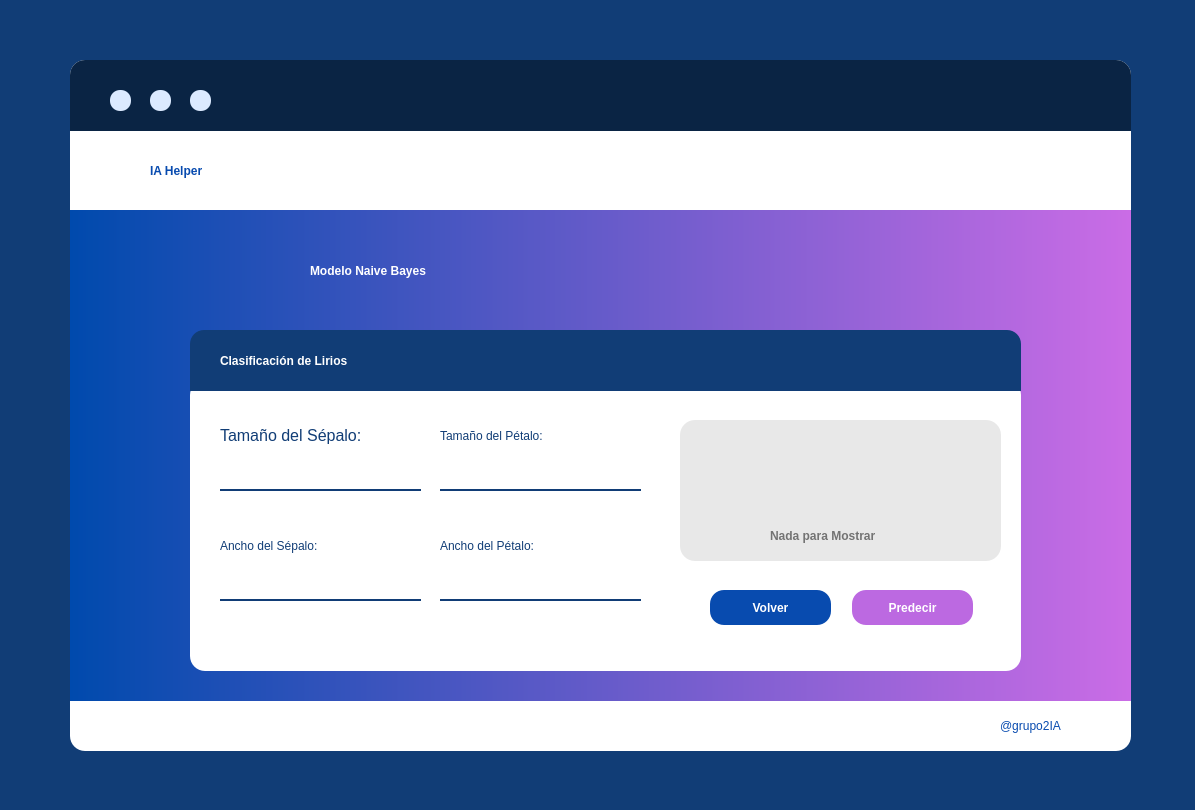
<?xml version="1.0" encoding="UTF-8"?>
<ui version="4.0">
 <class>MainWindow</class>
 <widget class="QMainWindow" name="MainWindow">
  <property name="geometry">
   <rect>
    <x>0</x>
    <y>0</y>
    <width>1195</width>
    <height>810</height>
   </rect>
  </property>
  <property name="windowTitle">
   <string>MainWindow</string>
  </property>
  <property name="styleSheet">
   <string notr="true">background-color: rgb(17, 61, 118);</string>
  </property>
  <widget class="QWidget" name="centralwidget">
   <widget class="QFrame" name="frame">
    <property name="geometry">
     <rect>
      <x>70</x>
      <y>60</y>
      <width>1061</width>
      <height>691</height>
     </rect>
    </property>
    <property name="styleSheet">
     <string notr="true">background-color: rgb(255, 255, 255);
border-radius:15px;</string>
    </property>
    <property name="frameShape">
     <enum>QFrame::StyledPanel</enum>
    </property>
    <property name="frameShadow">
     <enum>QFrame::Raised</enum>
    </property>
    <widget class="QFrame" name="frame_2">
     <property name="geometry">
      <rect>
       <x>0</x>
       <y>150</y>
       <width>1061</width>
       <height>491</height>
      </rect>
     </property>
     <property name="styleSheet">
      <string notr="true">background-color: qlineargradient(spread:pad, x1:0, y1:0, x2:1, y2:0, stop:0 rgba(0, 74, 173, 1), stop:1 rgba(203, 108, 230, 1));
border-radius:0;
</string>
     </property>
     <property name="frameShape">
      <enum>QFrame::StyledPanel</enum>
     </property>
     <property name="frameShadow">
      <enum>QFrame::Raised</enum>
     </property>
     <widget class="QFrame" name="frame_10">
      <property name="geometry">
       <rect>
        <x>120</x>
        <y>170</y>
        <width>831</width>
        <height>291</height>
       </rect>
      </property>
      <property name="styleSheet">
       <string notr="true">background-color: rgb(255, 255, 255);
border-radius:15px;</string>
      </property>
      <property name="frameShape">
       <enum>QFrame::StyledPanel</enum>
      </property>
      <property name="frameShadow">
       <enum>QFrame::Raised</enum>
      </property>
      <widget class="QGraphicsView" name="Vista">
       <property name="geometry">
        <rect>
         <x>490</x>
         <y>40</y>
         <width>321</width>
         <height>141</height>
        </rect>
       </property>
       <property name="styleSheet">
        <string notr="true">background-color: rgb(232, 232, 232);</string>
       </property>
      </widget>
      <widget class="QLabel" name="lbl_sep_l">
       <property name="geometry">
        <rect>
         <x>30</x>
         <y>40</y>
         <width>221</width>
         <height>31</height>
        </rect>
       </property>
       <property name="font">
        <font>
         <family>MS Sans Serif</family>
         <pointsize>12</pointsize>
         <weight>9</weight>
         <italic>false</italic>
         <bold>false</bold>
        </font>
       </property>
       <property name="styleSheet">
        <string notr="true">color: #113D76;
background-color: none;
font: 75 12pt &quot;MS Sans Serif&quot;;</string>
       </property>
       <property name="text">
        <string>Tamaño del Sépalo:</string>
       </property>
      </widget>
      <widget class="QPushButton" name="Volver">
       <property name="geometry">
        <rect>
         <x>520</x>
         <y>210</y>
         <width>121</width>
         <height>35</height>
        </rect>
       </property>
       <property name="styleSheet">
        <string notr="true">QPushButton{
	background-color: rgb(8, 75, 175);
	border-radius: 14px;
	color: rgb(255, 255, 255);
	font: 75 10pt &quot;MS Shell Dlg 2&quot;;
	font-weight: bold;
}

QPushButton:hover{
	
	background-color: rgb(8, 84, 190);
}</string>
       </property>
       <property name="text">
        <string>Volver</string>
       </property>
      </widget>
      <widget class="QPushButton" name="Predecir">
       <property name="geometry">
        <rect>
         <x>662</x>
         <y>210</y>
         <width>121</width>
         <height>35</height>
        </rect>
       </property>
       <property name="styleSheet">
        <string notr="true">QPushButton{
	background-color: rgb(188, 105, 225);
	color: rgb(255, 255, 255);
	border-radius: 14px;
	font: 75 10pt &quot;MS Shell Dlg 2&quot;;
	font-weight: bold;
}

QPushButton:hover{
	background-color: rgb(196, 110, 236);
}</string>
       </property>
       <property name="text">
        <string>Predecir</string>
       </property>
      </widget>
      <widget class="QLabel" name="lbl_none">
       <property name="geometry">
        <rect>
         <x>580</x>
         <y>140</y>
         <width>181</width>
         <height>31</height>
        </rect>
       </property>
       <property name="styleSheet">
        <string notr="true">background-color: none;
color: rgb(115, 115, 115);
font: 75 italic 12pt &quot;MS Sans Serif&quot;;
font-weight: bold;
</string>
       </property>
       <property name="text">
        <string>Nada para Mostrar</string>
       </property>
      </widget>
      <widget class="QLabel" name="img_none">
       <property name="geometry">
        <rect>
         <x>600</x>
         <y>50</y>
         <width>101</width>
         <height>91</height>
        </rect>
       </property>
       <property name="styleSheet">
        <string notr="true">background-color: none;
border-image: url(:/img/imag.png);</string>
       </property>
       <property name="text">
        <string/>
       </property>
       <property name="pixmap">
        <pixmap>img/none.png</pixmap>
       </property>
      </widget>
      <widget class="QLabel" name="lbl_sep_w">
       <property name="geometry">
        <rect>
         <x>30</x>
         <y>150</y>
         <width>221</width>
         <height>31</height>
        </rect>
       </property>
       <property name="styleSheet">
        <string notr="true">color: #113D76;
background-color: none;
font: 75 12pt &quot;MS Sans Serif&quot;;</string>
       </property>
       <property name="text">
        <string>Ancho del Sépalo:</string>
       </property>
      </widget>
      <widget class="QLabel" name="lbl_pet_w">
       <property name="geometry">
        <rect>
         <x>250</x>
         <y>150</y>
         <width>221</width>
         <height>31</height>
        </rect>
       </property>
       <property name="styleSheet">
        <string notr="true">color: #113D76;
background-color: none;
font: 75 12pt &quot;MS Sans Serif&quot;;</string>
       </property>
       <property name="text">
        <string>Ancho del Pétalo:</string>
       </property>
      </widget>
      <widget class="QLabel" name="lbl_pet_l">
       <property name="geometry">
        <rect>
         <x>250</x>
         <y>40</y>
         <width>221</width>
         <height>31</height>
        </rect>
       </property>
       <property name="styleSheet">
        <string notr="true">color: #113D76;
background-color: none;
font: 75 12pt &quot;MS Sans Serif&quot;;</string>
       </property>
       <property name="text">
        <string>Tamaño del Pétalo:</string>
       </property>
      </widget>
      <widget class="QLineEdit" name="input_sep_l">
       <property name="geometry">
        <rect>
         <x>30</x>
         <y>80</y>
         <width>201</width>
         <height>31</height>
        </rect>
       </property>
       <property name="styleSheet">
        <string notr="true">border-radius:0;
border-bottom:2px solid rgba(17, 61, 118, 1);
padding-bottom: 1px;
font: 11pt &quot;MS Shell Dlg 2&quot;;
color: rgb(17, 61, 118);</string>
       </property>
      </widget>
      <widget class="QLineEdit" name="input_sep_w">
       <property name="geometry">
        <rect>
         <x>30</x>
         <y>190</y>
         <width>201</width>
         <height>31</height>
        </rect>
       </property>
       <property name="styleSheet">
        <string notr="true">border-radius:0;
border-bottom:2px solid rgba(17, 61, 118, 1);
padding-bottom: 1px;
font: 11pt &quot;MS Shell Dlg 2&quot;;
color: rgb(17, 61, 118);</string>
       </property>
      </widget>
      <widget class="QLineEdit" name="input_pet_l">
       <property name="geometry">
        <rect>
         <x>250</x>
         <y>80</y>
         <width>201</width>
         <height>31</height>
        </rect>
       </property>
       <property name="styleSheet">
        <string notr="true">border-radius:0;
border-bottom:2px solid rgba(17, 61, 118, 1);
padding-bottom: 1px;
font: 11pt &quot;MS Shell Dlg 2&quot;;
color: rgb(17, 61, 118);</string>
       </property>
      </widget>
      <widget class="QLineEdit" name="input_pet_w">
       <property name="geometry">
        <rect>
         <x>250</x>
         <y>190</y>
         <width>201</width>
         <height>31</height>
        </rect>
       </property>
       <property name="styleSheet">
        <string notr="true">border-radius:0;
border-bottom:2px solid rgba(17, 61, 118, 1);
padding-bottom: 1px;
font: 11pt &quot;MS Shell Dlg 2&quot;;
color: rgb(17, 61, 118);</string>
       </property>
      </widget>
     </widget>
     <widget class="QLabel" name="lbl_titulo">
      <property name="geometry">
       <rect>
        <x>240</x>
        <y>40</y>
        <width>451</width>
        <height>41</height>
       </rect>
      </property>
      <property name="styleSheet">
       <string notr="true">color: rgb(255, 255, 255);
background-color: none;
font: 75 25pt &quot;MS Sans Serif&quot;;
font-weight: bold;</string>
      </property>
      <property name="text">
       <string>Modelo Naive Bayes</string>
      </property>
     </widget>
     <widget class="QFrame" name="frame_11">
      <property name="geometry">
       <rect>
        <x>120</x>
        <y>120</y>
        <width>831</width>
        <height>61</height>
       </rect>
      </property>
      <property name="styleSheet">
       <string notr="true">background-color: #113D76;
border-top-left-radius: 14px;
border-top-right-radius:14px;</string>
      </property>
      <property name="frameShape">
       <enum>QFrame::StyledPanel</enum>
      </property>
      <property name="frameShadow">
       <enum>QFrame::Raised</enum>
      </property>
      <widget class="QLabel" name="lbl_menu">
       <property name="geometry">
        <rect>
         <x>30</x>
         <y>10</y>
         <width>441</width>
         <height>41</height>
        </rect>
       </property>
       <property name="styleSheet">
        <string notr="true">color: rgb(255, 255, 255);
font: 75 15pt &quot;MS Sans Serif&quot;;
font-weight: bold;</string>
       </property>
       <property name="text">
        <string>Clasificación de Lirios</string>
       </property>
      </widget>
     </widget>
     <widget class="QLabel" name="img_titulo">
      <property name="geometry">
       <rect>
        <x>710</x>
        <y>22</y>
        <width>90</width>
        <height>80</height>
       </rect>
      </property>
      <property name="styleSheet">
       <string notr="true">background-color: none;
border-image: url(:/img/parte2.png);</string>
      </property>
      <property name="text">
       <string/>
      </property>
      <property name="pixmap">
       <pixmap>img/titulo.png</pixmap>
      </property>
      <property name="scaledContents">
       <bool>true</bool>
      </property>
      <property name="alignment">
       <set>Qt::AlignCenter</set>
      </property>
      <property name="wordWrap">
       <bool>false</bool>
      </property>
     </widget>
    </widget>
    <widget class="QFrame" name="frame_3">
     <property name="geometry">
      <rect>
       <x>0</x>
       <y>0</y>
       <width>1061</width>
       <height>71</height>
      </rect>
     </property>
     <property name="styleSheet">
      <string notr="true">background-color: rgb(10, 36, 68);
border-bottom-left-radius: 0px;
border-bottom-right-radius: 0px;</string>
     </property>
     <property name="frameShape">
      <enum>QFrame::StyledPanel</enum>
     </property>
     <property name="frameShadow">
      <enum>QFrame::Raised</enum>
     </property>
     <widget class="QFrame" name="frame_4">
      <property name="geometry">
       <rect>
        <x>40</x>
        <y>30</y>
        <width>21</width>
        <height>21</height>
       </rect>
      </property>
      <property name="styleSheet">
       <string notr="true">background-color: #DCEAFF;
border-radius:10;</string>
      </property>
      <property name="frameShape">
       <enum>QFrame::StyledPanel</enum>
      </property>
      <property name="frameShadow">
       <enum>QFrame::Raised</enum>
      </property>
     </widget>
     <widget class="QFrame" name="frame_5">
      <property name="geometry">
       <rect>
        <x>80</x>
        <y>30</y>
        <width>21</width>
        <height>21</height>
       </rect>
      </property>
      <property name="styleSheet">
       <string notr="true">background-color: #DCEAFF;
border-radius:10
;</string>
      </property>
      <property name="frameShape">
       <enum>QFrame::StyledPanel</enum>
      </property>
      <property name="frameShadow">
       <enum>QFrame::Raised</enum>
      </property>
     </widget>
     <widget class="QFrame" name="frame_9">
      <property name="geometry">
       <rect>
        <x>120</x>
        <y>30</y>
        <width>21</width>
        <height>21</height>
       </rect>
      </property>
      <property name="styleSheet">
       <string notr="true">background-color: #DCEAFF;
border-radius:10
;</string>
      </property>
      <property name="frameShape">
       <enum>QFrame::StyledPanel</enum>
      </property>
      <property name="frameShadow">
       <enum>QFrame::Raised</enum>
      </property>
     </widget>
    </widget>
    <widget class="QLabel" name="lbl_footer">
     <property name="geometry">
      <rect>
       <x>930</x>
       <y>650</y>
       <width>101</width>
       <height>31</height>
      </rect>
     </property>
     <property name="styleSheet">
      <string notr="true">color: #084BAF;
font: 75 12pt &quot;MS Shell Dlg 2&quot;;</string>
     </property>
     <property name="text">
      <string>@grupo2IA</string>
     </property>
    </widget>
    <widget class="QLabel" name="lbl_logo">
     <property name="geometry">
      <rect>
       <x>80</x>
       <y>90</y>
       <width>111</width>
       <height>41</height>
      </rect>
     </property>
     <property name="styleSheet">
      <string notr="true">color: #084BAF;
background-color: none;
font: 75 15pt &quot;MS Sans Serif&quot;;
font-weight: bold;</string>
     </property>
     <property name="text">
      <string>IA Helper</string>
     </property>
    </widget>
    <widget class="QLabel" name="img_logo">
     <property name="geometry">
      <rect>
       <x>10</x>
       <y>78</y>
       <width>61</width>
       <height>61</height>
      </rect>
     </property>
     <property name="styleSheet">
      <string notr="true">border-image: url(:/img/parte1.png);
border-radius:0;</string>
     </property>
     <property name="text">
      <string/>
     </property>
     <property name="pixmap">
      <pixmap>img/logo.png</pixmap>
     </property>
    </widget>
   </widget>
  </widget>
 </widget>
 <resources>
  <include location="res.qrc"/>
 </resources>
 <connections/>
</ui>
